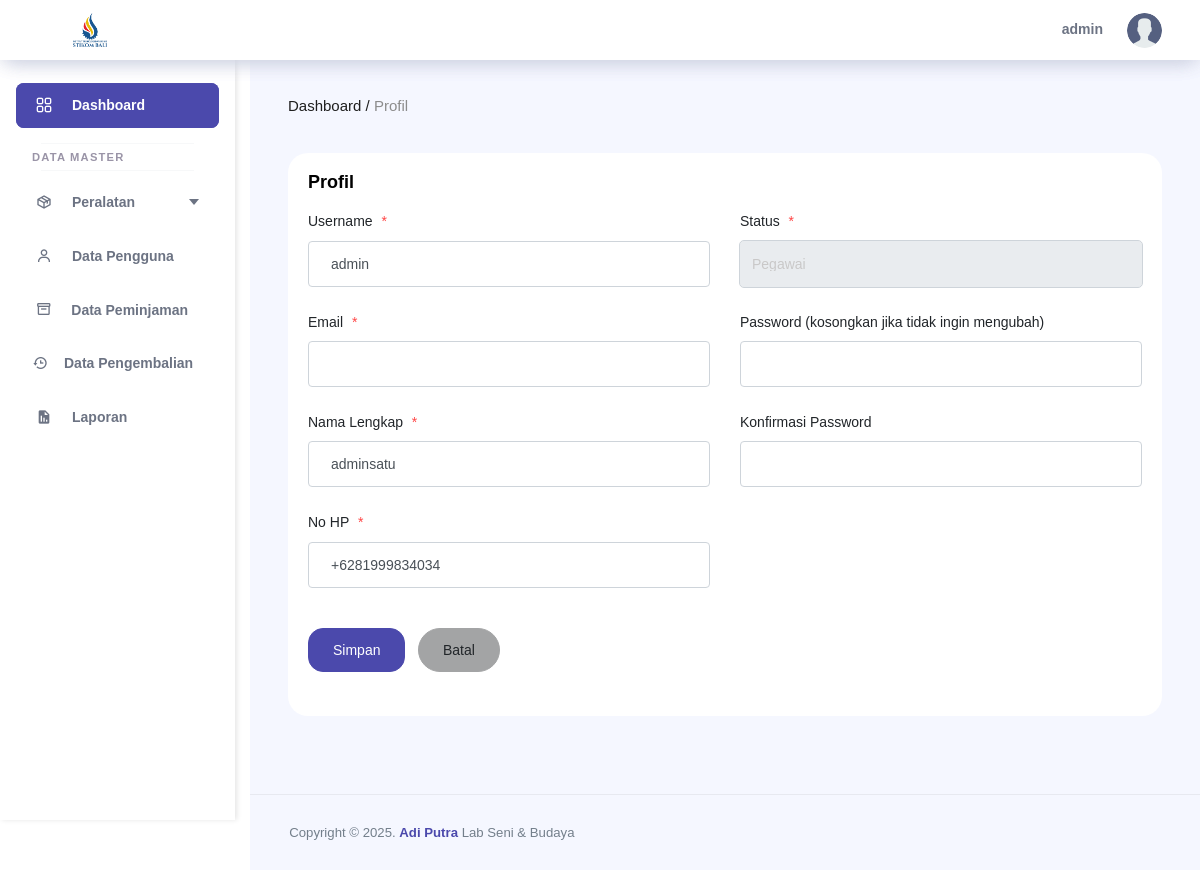
/admin/dashboard/index.php?page=profil (signed in), run on the app's committed database.
### tables this page shows
CREATE TABLE `pengguna` (
  `id_pengguna` int(11) NOT NULL,
  `username` varchar(20) NOT NULL,
  `nama_lengkap` varchar(30) DEFAULT NULL,
  `no_hp` varchar(20) DEFAULT NULL,
  `password` varchar(255) NOT NULL,
  `tgl_daftar` datetime DEFAULT current_timestamp(),
  `role` enum('admin','user') NOT NULL DEFAULT 'user',
  `status` enum('Pegawai','Mahasiswa','Dosen') DEFAULT 'Mahasiswa'
);

### admin/profil/profil.php (the view, shortened to what this page needs)
<?php
include "../../config/config.php";
?>
<!DOCTYPE html>
<html lang="en">
  <head>
    <link rel="stylesheet" href="../assets/vendors/feather/feather.css" />
    <link rel="stylesheet" href="../assets/vendors/ti-icons/css/themify-icons.css" />
    <link rel="stylesheet" href="https://cdn.jsdelivr.net/npm/boxicons@latest/css/boxicons.min.css" />
    <link rel="stylesheet" href="../assets/vendors/datatables.net-bs4/dataTables.bootstrap4.css" />
    <link href='https://cdn.boxicons.com/fonts/basic/boxicons.min.css' rel='stylesheet'>
    <link rel="stylesheet" href="../../assets/css/style.css" />
  </head>
  <body>
    <div class="container-scroller">
    <?php include __DIR__ . '/../layout/navbar.php'; ?>
    <div class="container-fluid page-body-wrapper">
    <?php include __DIR__ . '/../layout/sidebar.php'; ?>
        <div class="main-panel">
          <div class="content-wrapper">
            <div class="row">
              <div class="col-md-12 grid-margin">
                <div class="row">
                  <div class="col-12 col-xl-8 mb-4 mb-xl-0">
                    <h6 class="font-weight-normal mb-0">
                      Dashboard / <span class="text-gray">Profil</span>
                    </h6>
                  </div>
                </div>
              </div>
            </div>
            <div class="row">
                  <div class="col-md-12 grid-margin stretch-card">
                    <div class="card">
                      <div class="card-body">
                        <h4 class="card-title">Profil</h4>
                       <form action="../profil/profil_update.php" method="POST" enctype="multipart/form-data">
                          <div class="row">
                            <div class="col-md-6">
                              <div class="form-group">
                                <label for="username">Username <code>*</code></label>
                                <input type="text" class="form-control" name="username" value="<?= htmlspecialchars($data['username']) ?>" required>
                              </div>
                              <div class="form-group">
                                <label for="email">Email <code>*</code></label>
                                <input type="text" class="form-control" name="email" value="<?= htmlspecialchars($data['email']) ?>" required>
                              </div>
                              <div class="form-group">
                                <label for="nama_lengkap">Nama Lengkap <code>*</code></label>
                                <input type="text" class="form-control" name="nama_lengkap" value="<?= htmlspecialchars($data['nama_lengkap']) ?>" required>
                              </div>
                              <div class="form-group">
                                <label for="no_hp">No HP <code>*</code></label>
                                <input type="text" class="form-control" id="no_hp" name="no_hp" placeholder="Contoh: +6281234567890" value="<?= htmlspecialchars($data['no_hp']) ?>" required>
                              </div>
                            </div>
                            <div class="col-md-6">
                              <div class="form-group">
                                <label for="status">Status <code>*</code></label>
                                <select class="form-control" disabled>
                                  <option value="Pegawai" <?= $data['status'] == 'Pegawai' ? 'selected' : '' ?>>Pegawai</option>
                                </select>
                              </div>
                              <div class="form-group">
                                <label for="password">Password (kosongkan jika tidak ingin mengubah)</label>
                                <input type="password" class="form-control" name="password" id="password" autocomplete="new-password">
                              </div>
                              <div class="form-group">
                                <label for="password2">Konfirmasi Password</label>
                                <input type="password" class="form-control" name="password2" id="password2" autocomplete="new-password">
                              </div>
                            </div>
                          </div>
                          <div class="form-group mt-3">
                            <button type="submit" name="update" class="btn btn-primary mr-2">Simpan</button>
                            <a href="../dashboard/index.php?page=home" class="btn btn-secondary btn-rounded btn-fw">Batal</a>
                          </div>
                        </form>
                      </div>
                    </div>
                  </div>
            </div>
          </div>
         <footer class="footer">
                <div class="d-sm-flex justify-content-center justify-content-sm-between">
                    <span class="text-muted text-center text-sm-left d-block d-sm-inline-block">
                        Copyright &copy; 2025. <a href="#">Adi Putra</a> Lab Seni & Budaya
                    </span>
                </div>
            </footer>
        </div>
    </div>
  </div>
  </body>
</html>

### admin/layout/navbar.php (shortened to what this page needs)
<?php
include "../../config/config.php";
$data = null;
if (isset($_SESSION['id_pengguna'])) {
    $id_pengguna = $_SESSION['id_pengguna'];
    $result = mysqli_query($conn, "SELECT * FROM pengguna WHERE id_pengguna = '$id_pengguna'");
    if ($result && mysqli_num_rows($result) > 0) {
        $data = mysqli_fetch_assoc($result);
    }
}
?>
<!DOCTYPE html>
<html lang="en">
  <head>
    <link rel="stylesheet" href="../assets/vendors/feather/feather.css" />
    <link rel="stylesheet" href="../assets/vendors/ti-icons/css/themify-icons.css" />
    <link rel="stylesheet" href="../assets/vendors/css/vendor.bundle.base.css" />
    <link rel="stylesheet" href="https://cdn.jsdelivr.net/npm/boxicons@latest/css/boxicons.min.css" />
    <link rel="stylesheet" href="../assets/vendors/datatables.net-bs4/dataTables.bootstrap4.css" />
    <link rel="stylesheet" href="../assets/js/select.dataTables.min.css" />
    <link rel="stylesheet" href="../assets/css/style.css" />
  </head>
  <body>
<nav class="navbar col-lg-12 col-12 p-0 fixed-top d-flex flex-row">
        <div class="navbar-brand-wrapper d-flex align-items-center justify-content-center">
          <a class="navbar-brand brand-logo mr-5" href="dashboard_admin.php"><img src="../../assets/img/logo.png" class="mr-2" alt="logo" /></a>
        </div>
        <div class="navbar-menu-wrapper d-flex align-items-center justify-content-end">
          <ul class="navbar-nav navbar-nav-right">
            <li class="nav-item nav-profile dropdown d-flex align-items-center gap-2">
            <?php if ($data): ?>
                <div class="d-none d-lg-block font-weight-bold mr-3">
                  <?= htmlspecialchars($data['username']) ?>
                </div>
              <?php endif; ?>
              <a class="nav-link dropdown-toggle p-0" href="#" data-toggle="dropdown" id="profileDropdown">
                <img src="../../assets/img/users.png" alt="profile" class="rounded-circle" style="width: 35px; height: 35px;" />
              </a>
            </li>
          </ul>
        </div>
      </nav>
  </body>
</html>

### assets/css/style.css (style rules this page uses)
body { font-family: 'Segoe UI', Tahoma, Geneva, Verdana, sans-serif; background: #f8f9fa; }
.card { border-radius: 15px; border: none; }
.btn-primary { border-radius: 10px; }
a { text-decoration: none; font-weight: bold; }

### admin/layout/sidebar.php (style rules this page uses)
.main-panel { margin-left: 250px; width: calc(100% - 250px); }

### data on the page
pengguna: username "admin", nama_lengkap "adminsatu", no_hp "+6281999834034", status "Pegawai"
